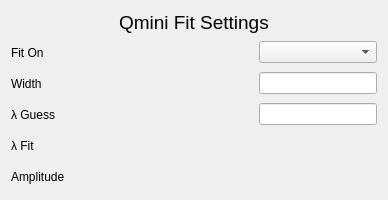
<?xml version="1.0" encoding="UTF-8"?>
<ui version="4.0">
 <class>panel</class>
 <widget class="QWidget" name="panel">
  <property name="geometry">
   <rect>
    <x>0</x>
    <y>0</y>
    <width>388</width>
    <height>200</height>
   </rect>
  </property>
  <property name="sizePolicy">
   <sizepolicy hsizetype="Minimum" vsizetype="Minimum">
    <horstretch>0</horstretch>
    <verstretch>0</verstretch>
   </sizepolicy>
  </property>
  <property name="windowTitle">
   <string>Form</string>
  </property>
  <layout class="QVBoxLayout" name="verticalLayout">
   <item>
    <layout class="QVBoxLayout" name="v_layout">
     <property name="sizeConstraint">
      <enum>QLayout::SetMinimumSize</enum>
     </property>
     <item alignment="Qt::AlignHCenter">
      <widget class="QLabel" name="label">
       <property name="font">
        <font>
         <pointsize>14</pointsize>
        </font>
       </property>
       <property name="text">
        <string>Qmini Fit Settings</string>
       </property>
      </widget>
     </item>
     <item>
      <layout class="QGridLayout" name="grid_layout">
       <item row="1" column="2">
        <widget class="PyDMLineEdit" name="width_set">
         <property name="sizePolicy">
          <sizepolicy hsizetype="Minimum" vsizetype="Fixed">
           <horstretch>0</horstretch>
           <verstretch>0</verstretch>
          </sizepolicy>
         </property>
         <property name="toolTip">
          <string/>
         </property>
         <property name="precision" stdset="0">
          <number>0</number>
         </property>
         <property name="showUnits" stdset="0">
          <bool>false</bool>
         </property>
         <property name="precisionFromPV" stdset="0">
          <bool>true</bool>
         </property>
         <property name="alarmSensitiveContent" stdset="0">
          <bool>false</bool>
         </property>
         <property name="alarmSensitiveBorder" stdset="0">
          <bool>true</bool>
         </property>
         <property name="PyDMToolTip" stdset="0">
          <string/>
         </property>
         <property name="monitorDisp" stdset="0">
          <bool>false</bool>
         </property>
         <property name="channel" stdset="0">
          <string>ca://${prefix}:WIDTH</string>
         </property>
        </widget>
       </item>
       <item row="3" column="0">
        <widget class="QLabel" name="w0_fit_label">
         <property name="text">
          <string>λ Fit</string>
         </property>
        </widget>
       </item>
       <item row="0" column="0">
        <widget class="QLabel" name="fit_on_label">
         <property name="text">
          <string>Fit On</string>
         </property>
        </widget>
       </item>
       <item row="0" column="1">
        <widget class="PyDMLabel" name="fit_on_get">
         <property name="sizePolicy">
          <sizepolicy hsizetype="Minimum" vsizetype="Fixed">
           <horstretch>0</horstretch>
           <verstretch>0</verstretch>
          </sizepolicy>
         </property>
         <property name="minimumSize">
          <size>
           <width>0</width>
           <height>25</height>
          </size>
         </property>
         <property name="toolTip">
          <string/>
         </property>
         <property name="precision" stdset="0">
          <number>0</number>
         </property>
         <property name="showUnits" stdset="0">
          <bool>false</bool>
         </property>
         <property name="precisionFromPV" stdset="0">
          <bool>true</bool>
         </property>
         <property name="alarmSensitiveContent" stdset="0">
          <bool>false</bool>
         </property>
         <property name="alarmSensitiveBorder" stdset="0">
          <bool>true</bool>
         </property>
         <property name="PyDMToolTip" stdset="0">
          <string/>
         </property>
         <property name="channel" stdset="0">
          <string>ca://${prefix}:FIT_ON</string>
         </property>
         <property name="enableRichText" stdset="0">
          <bool>false</bool>
         </property>
        </widget>
       </item>
       <item row="3" column="1">
        <widget class="PyDMLabel" name="w0_fit_get">
         <property name="sizePolicy">
          <sizepolicy hsizetype="Minimum" vsizetype="Fixed">
           <horstretch>0</horstretch>
           <verstretch>0</verstretch>
          </sizepolicy>
         </property>
         <property name="minimumSize">
          <size>
           <width>0</width>
           <height>25</height>
          </size>
         </property>
         <property name="toolTip">
          <string/>
         </property>
         <property name="precision" stdset="0">
          <number>0</number>
         </property>
         <property name="showUnits" stdset="0">
          <bool>false</bool>
         </property>
         <property name="precisionFromPV" stdset="0">
          <bool>true</bool>
         </property>
         <property name="alarmSensitiveContent" stdset="0">
          <bool>false</bool>
         </property>
         <property name="alarmSensitiveBorder" stdset="0">
          <bool>true</bool>
         </property>
         <property name="PyDMToolTip" stdset="0">
          <string/>
         </property>
         <property name="channel" stdset="0">
          <string>ca://${prefix}:W0_FIT</string>
         </property>
         <property name="enableRichText" stdset="0">
          <bool>false</bool>
         </property>
        </widget>
       </item>
       <item row="1" column="1">
        <widget class="PyDMLabel" name="width_get">
         <property name="sizePolicy">
          <sizepolicy hsizetype="Minimum" vsizetype="Fixed">
           <horstretch>0</horstretch>
           <verstretch>0</verstretch>
          </sizepolicy>
         </property>
         <property name="minimumSize">
          <size>
           <width>0</width>
           <height>25</height>
          </size>
         </property>
         <property name="toolTip">
          <string/>
         </property>
         <property name="precision" stdset="0">
          <number>0</number>
         </property>
         <property name="showUnits" stdset="0">
          <bool>false</bool>
         </property>
         <property name="precisionFromPV" stdset="0">
          <bool>true</bool>
         </property>
         <property name="alarmSensitiveContent" stdset="0">
          <bool>false</bool>
         </property>
         <property name="alarmSensitiveBorder" stdset="0">
          <bool>true</bool>
         </property>
         <property name="PyDMToolTip" stdset="0">
          <string/>
         </property>
         <property name="channel" stdset="0">
          <string>ca://${prefix}:WIDTH</string>
         </property>
         <property name="enableRichText" stdset="0">
          <bool>false</bool>
         </property>
        </widget>
       </item>
       <item row="2" column="1">
        <widget class="PyDMLabel" name="w0_guess_get">
         <property name="sizePolicy">
          <sizepolicy hsizetype="Minimum" vsizetype="Fixed">
           <horstretch>0</horstretch>
           <verstretch>0</verstretch>
          </sizepolicy>
         </property>
         <property name="minimumSize">
          <size>
           <width>0</width>
           <height>25</height>
          </size>
         </property>
         <property name="toolTip">
          <string/>
         </property>
         <property name="precision" stdset="0">
          <number>0</number>
         </property>
         <property name="showUnits" stdset="0">
          <bool>false</bool>
         </property>
         <property name="precisionFromPV" stdset="0">
          <bool>true</bool>
         </property>
         <property name="alarmSensitiveContent" stdset="0">
          <bool>false</bool>
         </property>
         <property name="alarmSensitiveBorder" stdset="0">
          <bool>true</bool>
         </property>
         <property name="PyDMToolTip" stdset="0">
          <string/>
         </property>
         <property name="channel" stdset="0">
          <string>ca://${prefix}:W0_GUESS</string>
         </property>
         <property name="enableRichText" stdset="0">
          <bool>false</bool>
         </property>
        </widget>
       </item>
       <item row="0" column="2">
        <widget class="PyDMEnumComboBox" name="fit_on_set">
         <property name="sizePolicy">
          <sizepolicy hsizetype="Minimum" vsizetype="Fixed">
           <horstretch>0</horstretch>
           <verstretch>0</verstretch>
          </sizepolicy>
         </property>
         <property name="toolTip">
          <string/>
         </property>
         <property name="alarmSensitiveContent" stdset="0">
          <bool>false</bool>
         </property>
         <property name="alarmSensitiveBorder" stdset="0">
          <bool>true</bool>
         </property>
         <property name="PyDMToolTip" stdset="0">
          <string/>
         </property>
         <property name="monitorDisp" stdset="0">
          <bool>false</bool>
         </property>
         <property name="channel" stdset="0">
          <string>ca://${prefix}:FIT_ON</string>
         </property>
        </widget>
       </item>
       <item row="1" column="0">
        <widget class="QLabel" name="width_label">
         <property name="text">
          <string>Width</string>
         </property>
        </widget>
       </item>
       <item row="2" column="2">
        <widget class="PyDMLineEdit" name="w0_guess_set">
         <property name="sizePolicy">
          <sizepolicy hsizetype="Minimum" vsizetype="Fixed">
           <horstretch>0</horstretch>
           <verstretch>0</verstretch>
          </sizepolicy>
         </property>
         <property name="toolTip">
          <string/>
         </property>
         <property name="precision" stdset="0">
          <number>0</number>
         </property>
         <property name="showUnits" stdset="0">
          <bool>false</bool>
         </property>
         <property name="precisionFromPV" stdset="0">
          <bool>true</bool>
         </property>
         <property name="alarmSensitiveContent" stdset="0">
          <bool>false</bool>
         </property>
         <property name="alarmSensitiveBorder" stdset="0">
          <bool>true</bool>
         </property>
         <property name="PyDMToolTip" stdset="0">
          <string/>
         </property>
         <property name="monitorDisp" stdset="0">
          <bool>false</bool>
         </property>
         <property name="channel" stdset="0">
          <string>ca://${prefix}:W0_GUESS</string>
         </property>
        </widget>
       </item>
       <item row="2" column="0">
        <widget class="QLabel" name="w0_guess_label">
         <property name="text">
          <string>λ Guess</string>
         </property>
        </widget>
       </item>
       <item row="4" column="0">
        <widget class="QLabel" name="amplitude_label">
         <property name="text">
          <string>Amplitude</string>
         </property>
        </widget>
       </item>
       <item row="4" column="1">
        <widget class="PyDMLabel" name="amplitude_get">
         <property name="sizePolicy">
          <sizepolicy hsizetype="Minimum" vsizetype="Fixed">
           <horstretch>0</horstretch>
           <verstretch>0</verstretch>
          </sizepolicy>
         </property>
         <property name="minimumSize">
          <size>
           <width>0</width>
           <height>25</height>
          </size>
         </property>
         <property name="toolTip">
          <string/>
         </property>
         <property name="precision" stdset="0">
          <number>0</number>
         </property>
         <property name="showUnits" stdset="0">
          <bool>false</bool>
         </property>
         <property name="precisionFromPV" stdset="0">
          <bool>true</bool>
         </property>
         <property name="alarmSensitiveContent" stdset="0">
          <bool>false</bool>
         </property>
         <property name="alarmSensitiveBorder" stdset="0">
          <bool>true</bool>
         </property>
         <property name="PyDMToolTip" stdset="0">
          <string/>
         </property>
         <property name="channel" stdset="0">
          <string>ca://${prefix}:TEMP</string>
         </property>
         <property name="enableRichText" stdset="0">
          <bool>false</bool>
         </property>
        </widget>
       </item>
      </layout>
     </item>
    </layout>
   </item>
  </layout>
 </widget>
 <customwidgets>
  <customwidget>
   <class>PyDMLabel</class>
   <extends>QLabel</extends>
   <header>pydm.widgets.label</header>
  </customwidget>
  <customwidget>
   <class>PyDMEnumComboBox</class>
   <extends>QComboBox</extends>
   <header>pydm.widgets.enum_combo_box</header>
  </customwidget>
  <customwidget>
   <class>PyDMLineEdit</class>
   <extends>QLineEdit</extends>
   <header>pydm.widgets.line_edit</header>
  </customwidget>
 </customwidgets>
 <resources/>
 <connections/>
</ui>
